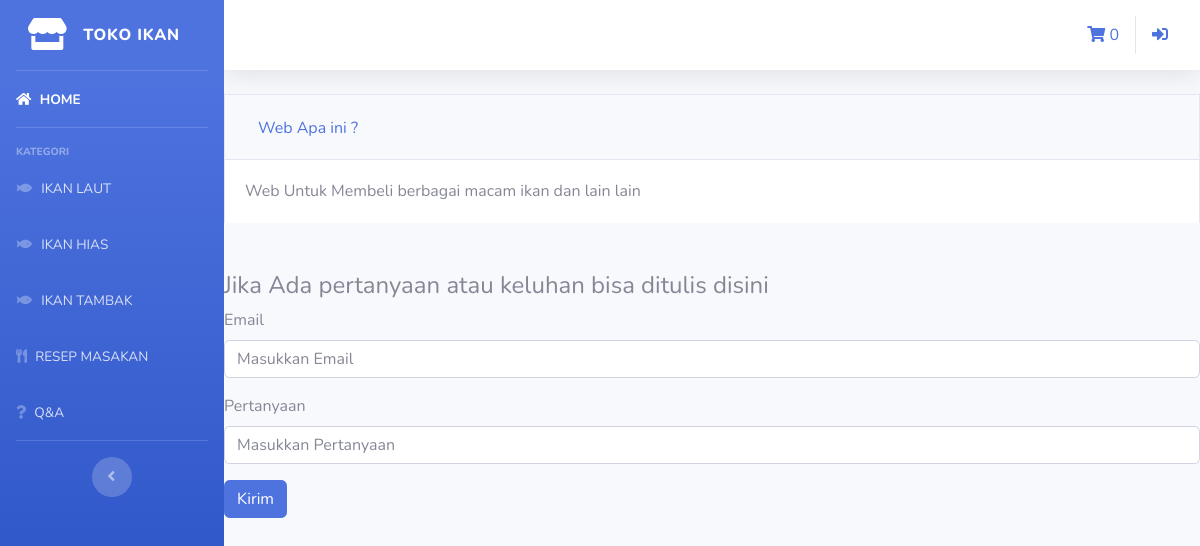
The page /index.php/pertanyaan on the database as committed earlier.
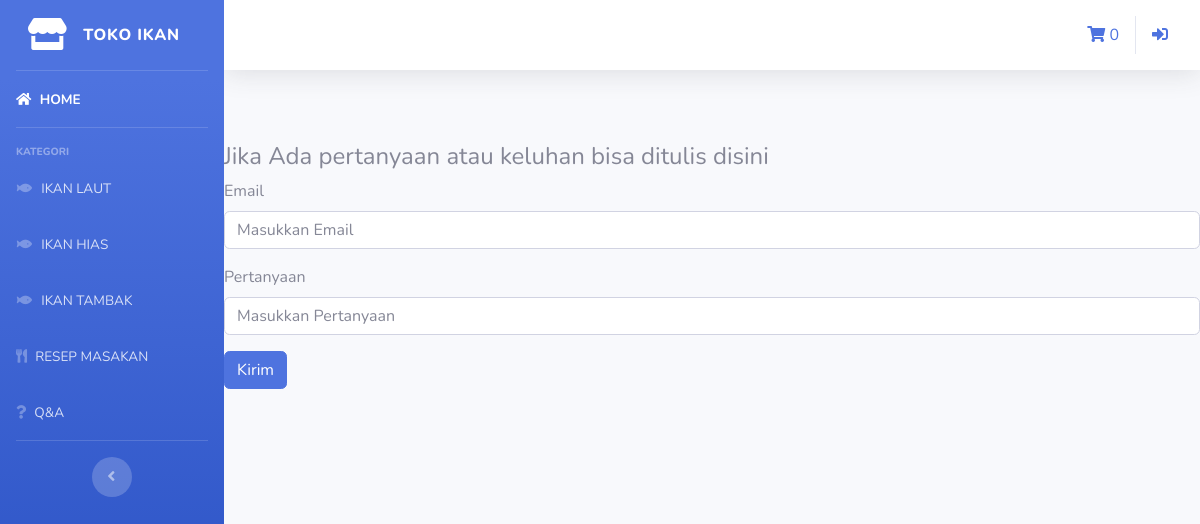
The same page on the database as committed later.
### tables this page shows
CREATE TABLE `tabel_pertanyaan` (
  `id` int(11) NOT NULL,
  `pertanyaan` text NOT NULL,
  `jawaban` text NOT NULL
);

### application/controllers/Pertanyaan.php (called while the page is built, shortened)
<?php
class Pertanyaan extends CI_Controller {
    public function index()
    {
            $data['pertanyaan'] = $this->Model_pertanyaan->tampil_pertanyaan()->result();
            $this->load->view('template/header');
            $this->load->view('template/sidebar');
            $this->load->view('pertanyaan',$data);
            $this->load->view('template/footer');
    }
}

### index.php (called while the page is built, shortened)
<?php
require_once BASEPATH.'core/CodeIgniter.php';

### application/models/Model_pertanyaan.php (called while the page is built, shortened)
<?php
class Model_pertanyaan extends CI_Model {
public function tampil_pertanyaan(){
        return $this->db->get('tabel_pertanyaan');
  }
}

### application/views/pertanyaan.php (the view)
<?php foreach($pertanyaan as $i) : ?>
<div class="accordion" id="accordionExample">
  <div class="card">
    <div class="card-header" id="headingOne">
      <h2 class="mb-0">
        <button class="btn btn-link" type="button" data-toggle="collapse" data-target="#collapseOne" aria-expanded="true" aria-controls="collapseOne">
        <td><?php echo $i->pertanyaan ?></td>
        </button>
      </h2>
    </div>
    <div id="collapseOne" class="collapse show" aria-labelledby="headingOne" data-parent="#accordionExample">
      <div class="card-body">
      <td><?php echo $i->jawaban ?></td>
      </div>
    </div>
  </div>
</div>
<?php endforeach; ?><br><br>
<h4>Jika Ada pertanyaan atau keluhan bisa ditulis disini</h4>
<form action="<?php echo base_url()?>Pertanyaan/tambah_keluhan" method="post">
    <div class="form-group">
        <label>Email</label>
        <input type="email" name="email" class="form-control" placeholder="Masukkan Email">
    </div>
    <div class="form-group">
        <label>Pertanyaan</label>
        <input type="text" name="pertanyaan" class="form-control" placeholder="Masukkan Pertanyaan">
    </div>
    <button type="submit" class="btn btn-primary mb-3">Kirim</button>
</form>

Rows that differ between the two databases and show on the page:
removed tabel_pertanyaan: pertanyaan "Web Apa ini ?", jawaban "Web Untuk Membeli berbagai macam ikan dan lain lain"
